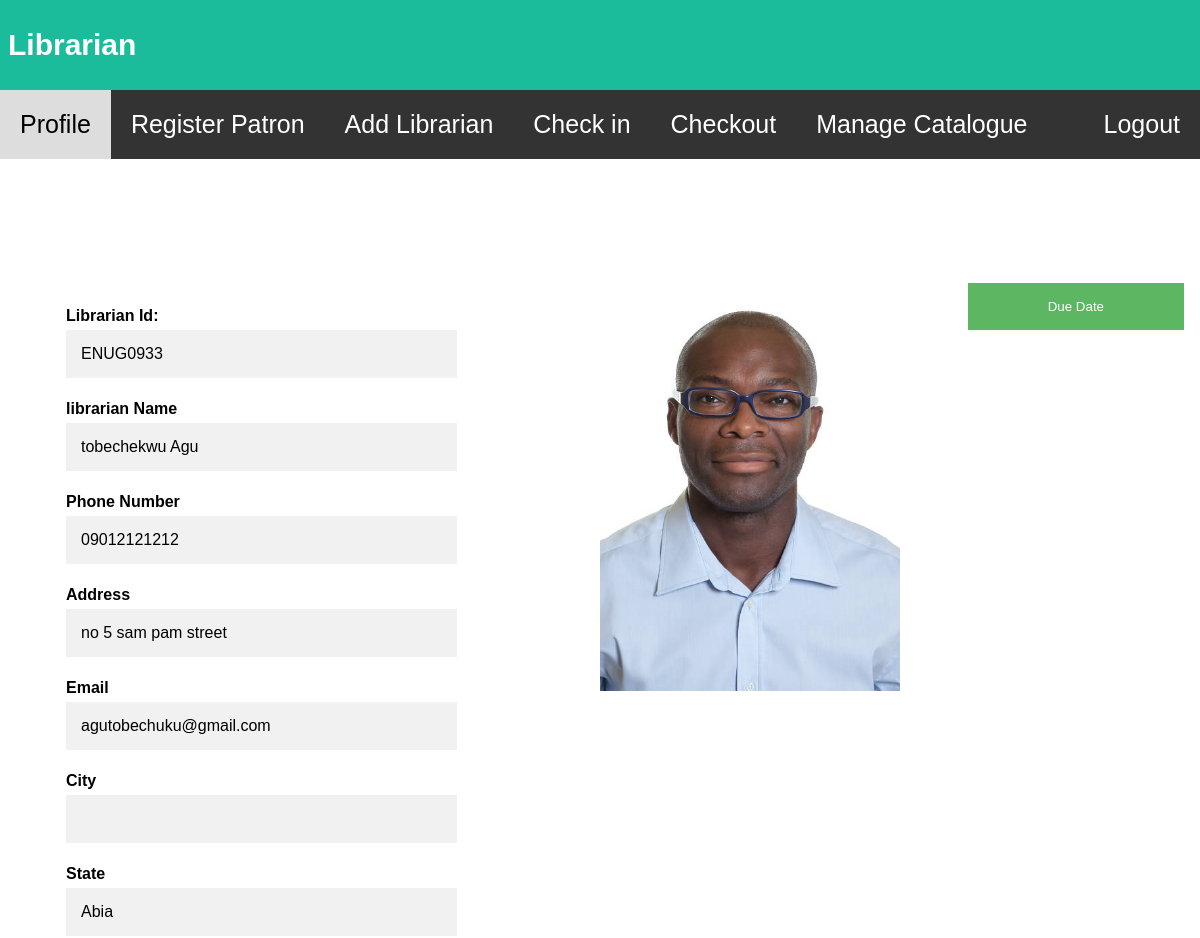
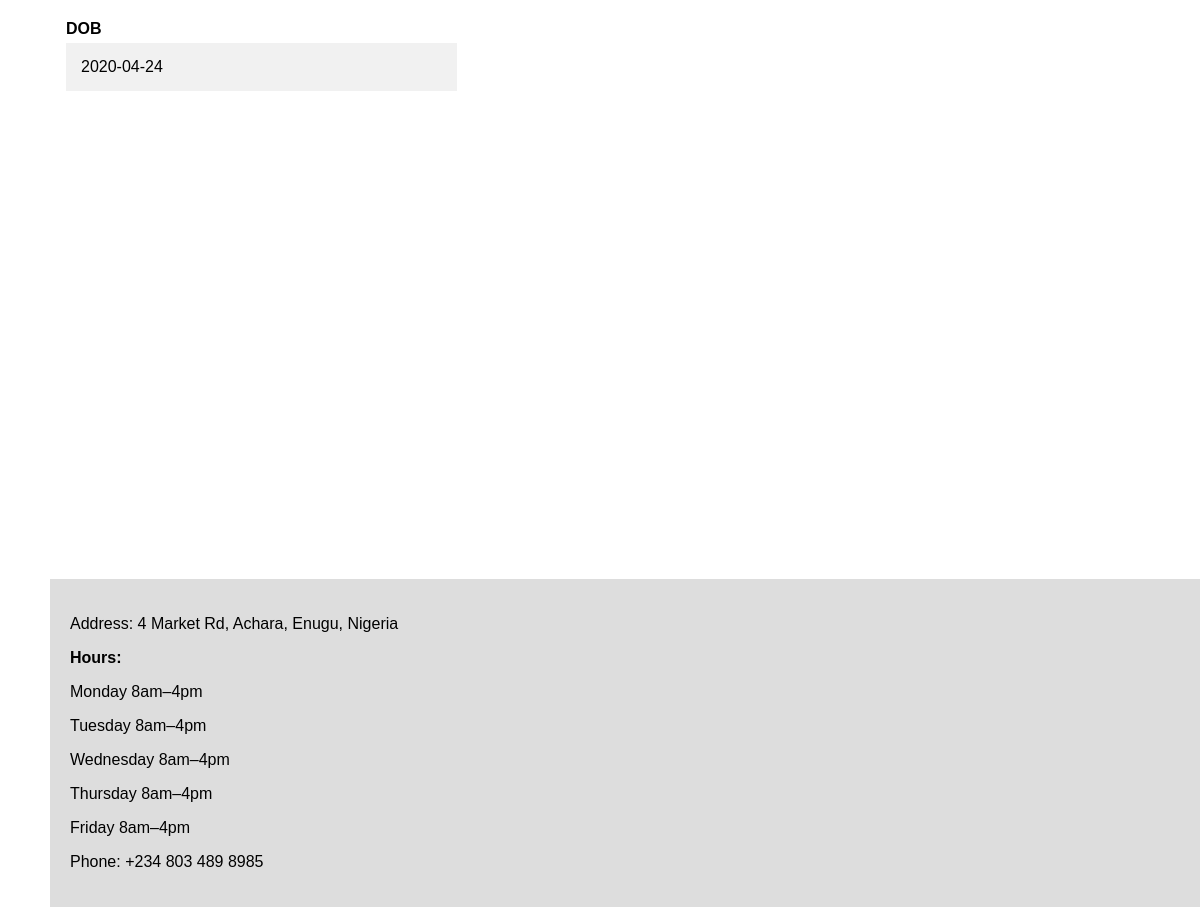
The page /librarian_profile.php?login=ENUG0933 on the database its author committed (2 pictures, top to bottom).
### tables this page shows
CREATE TABLE `librarian` (
  `librarian_id` varchar(254) NOT NULL,
  `librarian_name` varchar(254) DEFAULT NULL,
  `password` char(60) NOT NULL,
  `Librarian_type` varchar(254) NOT NULL,
  `email` varchar(254) DEFAULT NULL,
  `phone_number` varchar(12) DEFAULT NULL,
  `gender` varchar(254) NOT NULL,
  `address` varchar(254) NOT NULL,
  `DOB` date NOT NULL,
  `city` varchar(254) NOT NULL,
  `state` varchar(254) NOT NULL,
  `image` varchar(254) NOT NULL,
  `name` varchar(254) NOT NULL
);

### librarian_profile.php (the view, shortened to what this page needs)
<?php
$servername = "localhost";
$username = "GP5";
$password = "12345";
$dbname = "gp5";
$conn = mysqli_connect($servername, $username, $password, $dbname);
?>
<!DOCTYPE html>
<html lang="en">
<head>
<link rel="stylesheet" href="https://cdnjs.cloudflare.com/ajax/libs/font-awesome/4.7.0/css/font-awesome.min.css">
<link href="librarianStyle.css" rel="stylesheet">
</head>
<body>
  <div class="header">
  <h1 class="inHeader">Librarian</h1>
</div>
<div class="navbar">
  <a  style="background: #ddd; color: black;"  href="librarian_profile.php">Profile</a>
	<a  href="add_patron.php">Register Patron</a>
  <a href="add_librarian.php">Add Librarian</a>
  <a href="check_in.php">Check in</a>
  <a href="checkout.php">Checkout</a>
  <a href="manage_catalogue.php">Manage Catalogue</a>
  <a style="float: right;" href="librarian_login.php" >Logout</a>
</div>
<div class="adds">
  <form autocomplete="off" action="<?php
    echo htmlspecialchars($_SERVER["PHP_SELF"]); ?>" method="post" enctype = "multipart/form-data">
  <div class="container">
    <button type="submit" style= " width :80;float:right;" tabindex = 2 class="registerbtn" name = "due_return">Due Date</button>
  </div>
</form>
<?php
if(  isset($_GET['login'])){
  extract($_GET);
  $ID = $_GET["login"];
$sql = "SELECT * FROM `librarian` WHERE librarian_id=?";
$stmt = mysqli_stmt_init($conn);
if(!mysqli_stmt_prepare($stmt,$sql)){
    header("Location: add_patron.php?error=sqlerror");
    exit();
  }
    mysqli_stmt_bind_param( $stmt ,"s" ,$ID );
    mysqli_stmt_execute($stmt);
    $resultCheck = mysqli_stmt_get_result($stmt);
    $row = mysqli_fetch_assoc($resultCheck);
    echo'<div style="position: absolute; right: 300px;">';
    $image = $row['name'];
    $image_src = "upload_librarian/".$image;
    echo '<tr>';?> <img src='<?php echo $image_src;  ?>' height="400" width="300">  </tr>
    <?php
  echo'</div>';
  echo' <form method="post" action="'.htmlspecialchars($_SERVER["PHP_SELF"]).'"  >';
  echo'<div class="container">';
   echo '<table style="float: left; width:700px; border-collapse:collapse; " border=\"1px;\" >
   <b><label for="PName">Librarian Id:  </label></b><br>
  <input type="text" name="pName" value="'.$row["librarian_id"].'" readonly><br>
  <b><label for="PNumber">librarian Name  </label></b><br>
  <input type="text" name="Passport_Number" value="'.$row["librarian_name"].'" readonly><br>
   <b><label for="phoneNumber">Phone Number </label></b><br>
  <input type="text" name="phone_Number" value="'.$row["phone_number"].'" readonly><br>
   <b><label for="address">Address </label></b><br>
  <input type="text" name="address" value="'.$row["address"].'" readonly><br>
  <b><label for="email">Email </label></b><br>
  <input type="text" name="email" value="'.$row["email"].'" readonly><br>
  <b><label for="city">City </label></b><br>
  <input type="text" name="city" value="'.$row["city"].'" readonly><br>
  <b><label for="state">State </label></b><br>
  <input type="text" name="state" value="'.$row["state"].'" readonly><br>
  <b><label for="dob">DOB </label></b><br>
  <input type="text" name="state" value="'.$row["DOB"].'" readonly><br></table>
  </table>
  </form>';
  echo '</div>';
}
  ?>
  <div class="footer">
    <p>Address: 4 Market Rd, Achara, Enugu, Nigeria</p>
  <b><p>Hours:</p></b>
  <p>Monday	8am–4pm</p>
  <p>Tuesday	8am–4pm</p>
  <p>Wednesday	8am–4pm</p>
  <p>Thursday	8am–4pm</p>
  <p>Friday	8am–4pm</p>
  <p>Phone: +234 803 489 8985<p>
  </div>
</body>
</html>

### librarianStyle.css (style rules this page uses)
* { box-sizing: border-box; }
body { font-family: Arial, Helvetica, sans-serif; margin: 0; }
.header { padding: 8px; text-align: center; background: #1abc9c; color: white; }
.inHeader { width: 400px; text-align: left; }
.header h1 { font-size: 30px; }
.navbar { overflow: hidden; background-color: #333; }
.navbar a { float: left; display: block; color: white; font-size: 25px; text-align: center; padding: 20px 20px; text-decoration: none; transition: 0.5s; }
.footer { padding: 20px; text-align: left; background: #ddd; margin-top: 450px; }
table { border-collapse: collapse; border-spacing: 0; width: 80%; border: 1px solid #ddd; }
.adds { margin-left: 50px; margin-top: 100px; }
.container { padding: 16px; background-color: white; }
input[type=text], input[type=password], textarea, input[type=Date] { width: 35%; padding: 15px; margin: 5px 0 22px 0; display: inline-block; border: none; background: #f1f1f1; }
.registerbtn { background-color: #4CAF50; color: white; padding: 16px 80px; margin: 8px 0; border: none; cursor: pointer; opacity: 0.9; }
a { color: dodgerblue; }
input, textarea { border: 1px solid transparent; background-color: #f1f1f1; padding: 10px; font-size: 16px; }

### rows shown on the page
librarian: name (picture), pName "ENUG0933", Passport_Number "tobechekwu Agu", phone_Number "09012121212", address "no 5 sam pam street", email "agutobechuku@gmail.com", state "Abia", state "2020-04-24"
